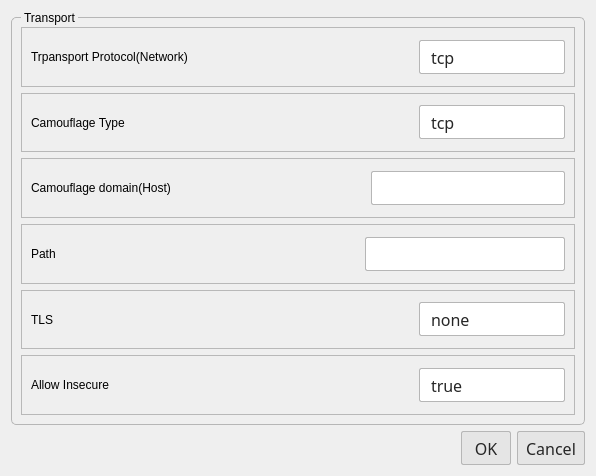
<?xml version="1.0" encoding="UTF-8"?>
<ui version="4.0">
 <class>TransportSettings</class>
 <widget class="QDialog" name="TransportSettings">
  <property name="geometry">
   <rect>
    <x>0</x>
    <y>0</y>
    <width>596</width>
    <height>476</height>
   </rect>
  </property>
  <property name="windowTitle">
   <string>Dialog</string>
  </property>
  <property name="styleSheet">
   <string notr="true">QComboBox {
	width: 100px;
    cursor: pointer;
    margin: 0;
    box-sizing: border-box;
    transition: all 0.2s ease-in-out;
    font-family: inherit;
    height: 32px;
    font-size: 16px;
    line-height: 20px;
    font-weight: 400;
    background: #FFFFFF;
    border: 1px solid #B6B6B6;
    color: #262626;
    padding: 0 11px;
    border-radius: 2px;
}

QLineEdit {
	width: 100px;
    cursor: pointer;
    margin: 0;
    box-sizing: border-box;
    transition: all 0.2s ease-in-out;
    font-family: inherit;
    height: 32px;
    font-size: 16px;
    line-height: 20px;
    font-weight: 400;
    background:#FFFFFF;
    border: 1px solid #B6B6B6;
    color: #262626;
    padding: 0 11px;
    border-radius: 2px;
}


QComboBox::drop-down {
     subcontrol-origin: padding;
     subcontrol- position :  top  right ;
     width :  20px ;
	 font-size: 16px;
 	 border:none;
}
 
QComboBox::down-arrow {
    margin-right:10px;
	image: url(:/newPrefix/keyboard_arrow_down_16dp.png);
}

QPushButton{
	cursor: pointer;
    display: inline-flex;
    overflow: hidden;
    max-width: 374px;
    box-sizing: border-box;
    transition: all 0.1s ease-in-out;
    line-height: 1;
    font-family: inherit;
    align-items: center;
    white-space: nowrap;
    justify-content: center;
    text-decoration: none;
    font-size: 16px;
    min-width: 32px;
    padding: 0 8px;
    height: 32px;
    border: 1px solid #B6B6B6;
    border-radius: 2px;
    color: #262626;
	background-color: rgb(229, 229, 229);
}

QPushButton:hover{
	background-color: rgb(200, 200, 200);
}
 
QPushButton:pressed{
	background-color: rgb(144, 144, 144);
}
QPushButton:!enabled{
	background-color: rgb(100, 100, 100);
	border-style: inset;
}

QGroupBox {
   
    border: 1px solid #B6B6B6;
    border-radius: 5px;
	margin-top: 6px;
}

/* 标题设置 */
QGroupBox::title {
    subcontrol-origin: margin;
    subcontrol-position: top left;
    left:10px;
    margin-left: 0px;
    padding:0 1px;
	
}

QListWidget{
	border:none;
	background-color: rgba(255, 255, 255, 0);
    font: 14px &quot;Segoe UI&quot;;
}

QListWidget::item{
	padding:8px 2px;
	color:rgb(0, 0, 0);
   	/*margin-left:40px;*/
}
QListWidget::item:hover{
	background-color:rgb(208, 208, 208);
	/*border-bottom:1px solid rgb(121,112,52);*/
}
QListWidget::item:selected
{
	
	background-color: rgb(199, 199, 199);
   /* border-bottom:1px solid rgb(121,112,52);
    padding:0px;
    margin:0px;
    color:red;*/
}
QListWidget::item:selected:!active
{
    border-width:0px;
}</string>
  </property>
  <layout class="QVBoxLayout" name="verticalLayout">
   <item>
    <widget class="QGroupBox" name="streamGroupBox">
     <property name="title">
      <string>Transport</string>
     </property>
     <layout class="QVBoxLayout" name="verticalLayout_3">
      <item>
       <widget class="QFrame" name="frame_5">
        <property name="frameShape">
         <enum>QFrame::StyledPanel</enum>
        </property>
        <property name="frameShadow">
         <enum>QFrame::Raised</enum>
        </property>
        <layout class="QHBoxLayout" name="horizontalLayout_5">
         <item>
          <widget class="QLabel" name="networkLabel">
           <property name="text">
            <string>Trpansport Protocol(Network)</string>
           </property>
          </widget>
         </item>
         <item>
          <spacer name="horizontalSpacer_5">
           <property name="orientation">
            <enum>Qt::Horizontal</enum>
           </property>
           <property name="sizeHint" stdset="0">
            <size>
             <width>40</width>
             <height>20</height>
            </size>
           </property>
          </spacer>
         </item>
         <item>
          <widget class="QComboBox" name="networkComboBox">
           <item>
            <property name="text">
             <string>tcp</string>
            </property>
           </item>
           <item>
            <property name="text">
             <string>kcp</string>
            </property>
           </item>
           <item>
            <property name="text">
             <string>ws</string>
            </property>
           </item>
           <item>
            <property name="text">
             <string>http</string>
            </property>
           </item>
           <item>
            <property name="text">
             <string>domainsocket</string>
            </property>
           </item>
           <item>
            <property name="text">
             <string>quic</string>
            </property>
           </item>
          </widget>
         </item>
        </layout>
       </widget>
      </item>
      <item>
       <widget class="QFrame" name="frame_7">
        <property name="frameShape">
         <enum>QFrame::StyledPanel</enum>
        </property>
        <property name="frameShadow">
         <enum>QFrame::Raised</enum>
        </property>
        <layout class="QHBoxLayout" name="horizontalLayout_6">
         <item>
          <widget class="QLabel" name="typeLabel">
           <property name="text">
            <string>Camouflage Type</string>
           </property>
          </widget>
         </item>
         <item>
          <spacer name="horizontalSpacer_7">
           <property name="orientation">
            <enum>Qt::Horizontal</enum>
           </property>
           <property name="sizeHint" stdset="0">
            <size>
             <width>40</width>
             <height>20</height>
            </size>
           </property>
          </spacer>
         </item>
         <item>
          <widget class="QComboBox" name="typeComboBox">
           <item>
            <property name="text">
             <string>tcp</string>
            </property>
           </item>
           <item>
            <property name="text">
             <string>kcp</string>
            </property>
           </item>
           <item>
            <property name="text">
             <string>ws</string>
            </property>
           </item>
           <item>
            <property name="text">
             <string>h2</string>
            </property>
           </item>
           <item>
            <property name="text">
             <string>quic</string>
            </property>
           </item>
          </widget>
         </item>
        </layout>
       </widget>
      </item>
      <item>
       <widget class="QFrame" name="frame_6">
        <property name="frameShape">
         <enum>QFrame::StyledPanel</enum>
        </property>
        <property name="frameShadow">
         <enum>QFrame::Raised</enum>
        </property>
        <layout class="QHBoxLayout" name="horizontalLayout_7">
         <item>
          <widget class="QLabel" name="hostLabel">
           <property name="text">
            <string>Camouflage domain(Host)</string>
           </property>
          </widget>
         </item>
         <item>
          <spacer name="horizontalSpacer_6">
           <property name="orientation">
            <enum>Qt::Horizontal</enum>
           </property>
           <property name="sizeHint" stdset="0">
            <size>
             <width>40</width>
             <height>20</height>
            </size>
           </property>
          </spacer>
         </item>
         <item>
          <widget class="QLineEdit" name="hostLineEdit">
           <property name="maximumSize">
            <size>
             <width>200</width>
             <height>16777215</height>
            </size>
           </property>
          </widget>
         </item>
        </layout>
       </widget>
      </item>
      <item>
       <widget class="QFrame" name="frame_8">
        <property name="frameShape">
         <enum>QFrame::StyledPanel</enum>
        </property>
        <property name="frameShadow">
         <enum>QFrame::Raised</enum>
        </property>
        <layout class="QHBoxLayout" name="horizontalLayout_8">
         <item>
          <widget class="QLabel" name="pathLabel">
           <property name="text">
            <string>Path</string>
           </property>
          </widget>
         </item>
         <item>
          <spacer name="horizontalSpacer_8">
           <property name="orientation">
            <enum>Qt::Horizontal</enum>
           </property>
           <property name="sizeHint" stdset="0">
            <size>
             <width>40</width>
             <height>20</height>
            </size>
           </property>
          </spacer>
         </item>
         <item>
          <widget class="QLineEdit" name="pathLineEdit">
           <property name="maximumSize">
            <size>
             <width>200</width>
             <height>16777215</height>
            </size>
           </property>
          </widget>
         </item>
        </layout>
       </widget>
      </item>
      <item>
       <widget class="QFrame" name="frame_10">
        <property name="frameShape">
         <enum>QFrame::StyledPanel</enum>
        </property>
        <property name="frameShadow">
         <enum>QFrame::Raised</enum>
        </property>
        <layout class="QHBoxLayout" name="horizontalLayout_9">
         <item>
          <widget class="QLabel" name="tlsLabel">
           <property name="text">
            <string>TLS</string>
           </property>
          </widget>
         </item>
         <item>
          <spacer name="horizontalSpacer">
           <property name="orientation">
            <enum>Qt::Horizontal</enum>
           </property>
           <property name="sizeHint" stdset="0">
            <size>
             <width>40</width>
             <height>20</height>
            </size>
           </property>
          </spacer>
         </item>
         <item>
          <widget class="QComboBox" name="tlsComboBox">
           <item>
            <property name="text">
             <string>none</string>
            </property>
           </item>
           <item>
            <property name="text">
             <string>tls</string>
            </property>
           </item>
          </widget>
         </item>
        </layout>
       </widget>
      </item>
      <item>
       <widget class="QFrame" name="frame_12">
        <property name="frameShape">
         <enum>QFrame::StyledPanel</enum>
        </property>
        <property name="frameShadow">
         <enum>QFrame::Raised</enum>
        </property>
        <layout class="QHBoxLayout" name="horizontalLayout_10">
         <item>
          <widget class="QLabel" name="allowLabel">
           <property name="text">
            <string>Allow Insecure</string>
           </property>
          </widget>
         </item>
         <item>
          <spacer name="horizontalSpacer_9">
           <property name="orientation">
            <enum>Qt::Horizontal</enum>
           </property>
           <property name="sizeHint" stdset="0">
            <size>
             <width>40</width>
             <height>20</height>
            </size>
           </property>
          </spacer>
         </item>
         <item>
          <widget class="QComboBox" name="allowComboBox">
           <item>
            <property name="text">
             <string>true</string>
            </property>
           </item>
           <item>
            <property name="text">
             <string>false</string>
            </property>
           </item>
          </widget>
         </item>
        </layout>
       </widget>
      </item>
     </layout>
    </widget>
   </item>
   <item>
    <widget class="QDialogButtonBox" name="buttonBox">
     <property name="orientation">
      <enum>Qt::Horizontal</enum>
     </property>
     <property name="standardButtons">
      <set>QDialogButtonBox::Cancel|QDialogButtonBox::Ok</set>
     </property>
    </widget>
   </item>
  </layout>
 </widget>
 <resources/>
 <connections>
  <connection>
   <sender>buttonBox</sender>
   <signal>accepted()</signal>
   <receiver>TransportSettings</receiver>
   <slot>accept()</slot>
   <hints>
    <hint type="sourcelabel">
     <x>248</x>
     <y>254</y>
    </hint>
    <hint type="destinationlabel">
     <x>157</x>
     <y>274</y>
    </hint>
   </hints>
  </connection>
  <connection>
   <sender>buttonBox</sender>
   <signal>rejected()</signal>
   <receiver>TransportSettings</receiver>
   <slot>reject()</slot>
   <hints>
    <hint type="sourcelabel">
     <x>316</x>
     <y>260</y>
    </hint>
    <hint type="destinationlabel">
     <x>286</x>
     <y>274</y>
    </hint>
   </hints>
  </connection>
 </connections>
</ui>
